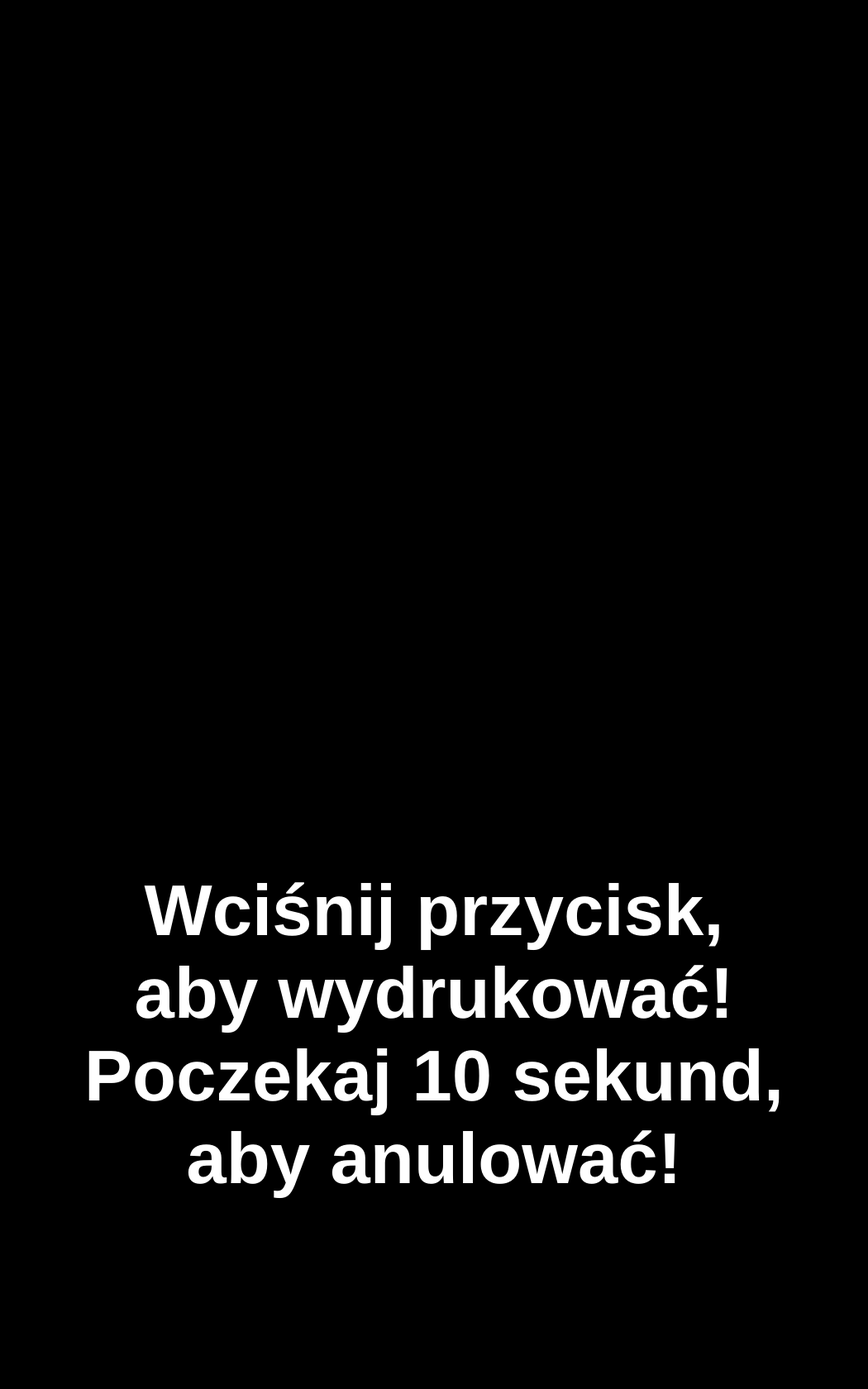
<?xml version="1.0" encoding="UTF-8"?>
<ui version="4.0">
 <class>Dialog</class>
 <widget class="QDialog" name="Dialog">
  <property name="geometry">
   <rect>
    <x>0</x>
    <y>0</y>
    <width>1050</width>
    <height>1680</height>
   </rect>
  </property>
  <property name="windowTitle">
   <string>Dialog</string>
  </property>
  <property name="styleSheet">
   <string notr="true">background-color: rgb(0, 0, 0)</string>
  </property>
  <widget class="QLabel" name="image_view">
   <property name="geometry">
    <rect>
     <x>0</x>
     <y>0</y>
     <width>1050</width>
     <height>1680</height>
    </rect>
   </property>
   <property name="sizePolicy">
    <sizepolicy hsizetype="Fixed" vsizetype="Preferred">
     <horstretch>0</horstretch>
     <verstretch>0</verstretch>
    </sizepolicy>
   </property>
   <property name="minimumSize">
    <size>
     <width>0</width>
     <height>0</height>
    </size>
   </property>
   <property name="maximumSize">
    <size>
     <width>10000</width>
     <height>10000</height>
    </size>
   </property>
   <property name="sizeIncrement">
    <size>
     <width>0</width>
     <height>0</height>
    </size>
   </property>
   <property name="frameShape">
    <enum>QFrame::NoFrame</enum>
   </property>
   <property name="text">
    <string/>
   </property>
   <property name="pixmap">
    <pixmap>ekran_startowy.png</pixmap>
   </property>
  </widget>
  <widget class="QLabel" name="output_image_view">
   <property name="geometry">
    <rect>
     <x>370</x>
     <y>100</y>
     <width>310</width>
     <height>874</height>
    </rect>
   </property>
   <property name="minimumSize">
    <size>
     <width>0</width>
     <height>0</height>
    </size>
   </property>
   <property name="maximumSize">
    <size>
     <width>10000</width>
     <height>10000</height>
    </size>
   </property>
   <property name="frameShape">
    <enum>QFrame::NoFrame</enum>
   </property>
   <property name="text">
    <string/>
   </property>
   <property name="pixmap">
    <pixmap>background.png</pixmap>
   </property>
   <property name="scaledContents">
    <bool>true</bool>
   </property>
  </widget>
  <widget class="QLabel" name="top_text">
   <property name="geometry">
    <rect>
     <x>0</x>
     <y>50</y>
     <width>1050</width>
     <height>405</height>
    </rect>
   </property>
   <property name="styleSheet">
    <string notr="true">background-color: rgba(255, 255, 255, 0)</string>
   </property>
   <property name="text">
    <string>&lt;html&gt;&lt;head/&gt;&lt;body&gt;&lt;p align=&quot;center&quot;&gt;&lt;br/&gt;&lt;/p&gt;&lt;/body&gt;&lt;/html&gt;</string>
   </property>
   <property name="wordWrap">
    <bool>true</bool>
   </property>
  </widget>
  <widget class="QLabel" name="bot_text">
   <property name="geometry">
    <rect>
     <x>0</x>
     <y>1050</y>
     <width>1050</width>
     <height>405</height>
    </rect>
   </property>
   <property name="styleSheet">
    <string notr="true">background-color: rgba(255, 255, 255, 0)</string>
   </property>
   <property name="text">
    <string>&lt;html&gt;&lt;head/&gt;&lt;body&gt;&lt;p align=&quot;center&quot;&gt;&lt;span style=&quot; font-size:65pt; font-weight:600; color:#ffffff;&quot;&gt;Wciśnij przycisk,&lt;br&gt; aby wydrukować!&lt;br&gt;Poczekaj 10 sekund,&lt;br&gt; aby anulować!&lt;/span&gt;&lt;/p&gt;&lt;/body&gt;&lt;/html&gt;</string>
   </property>
   <property name="wordWrap">
    <bool>true</bool>
   </property>
  </widget>
  <zorder>image_view</zorder>
  <zorder>top_text</zorder>
  <zorder>output_image_view</zorder>
  <zorder>bot_text</zorder>
 </widget>
 <resources/>
 <connections/>
</ui>
